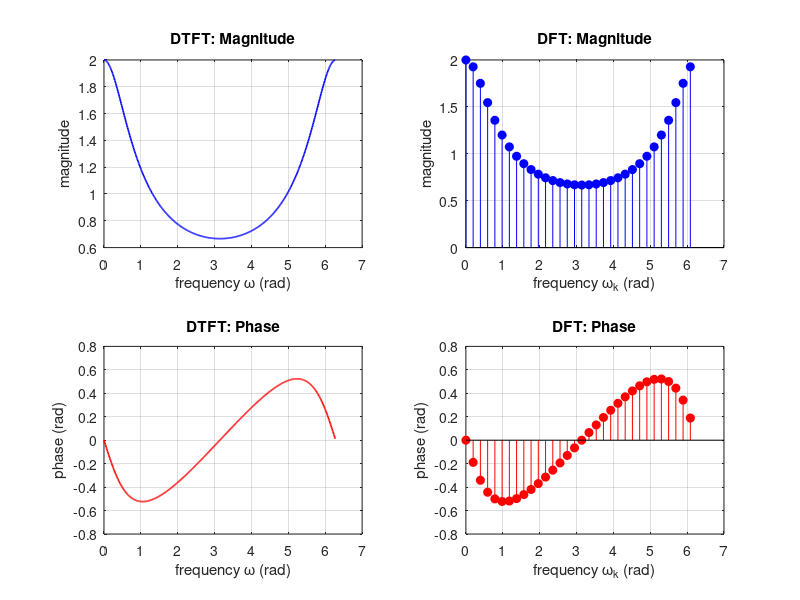

MATLAB code to generate this figure:
clc; close all; 
N = 32;
n = 0:(N-1);
x = (0.5).^n;
Xdft = fft(x);
wdft = n * 2 * pi / N;
Ndtft = 512;
[Xdtft, wdtft] = freqz(x, 1, Ndtft, 'whole'); 
subplot(2,2,1); 
plot(wdtft, abs(Xdtft), 'b', 'LineWidth', 1.2); 
title('DTFT: Magnitude'); 
ylabel('magnitude'); xlabel('frequency \omega (rad)'); grid on;
subplot(2,2,3); 
plot(wdtft, angle(Xdtft), 'r', 'LineWidth', 1.2); 
title('DTFT: Phase'); 
ylabel('phase (rad)'); xlabel('frequency \omega (rad)'); grid on;
subplot(2,2,2); 
stem(wdft, abs(Xdft), 'filled', 'b'); 
title('DFT: Magnitude'); 
ylabel('magnitude'); xlabel('frequency \omega_k (rad)'); grid on;
subplot(2,2,4); 
stem(wdft, angle(Xdft), 'filled', 'r'); 
title('DFT: Phase'); 
ylabel('phase (rad)'); xlabel('frequency \omega_k (rad)'); grid on;
